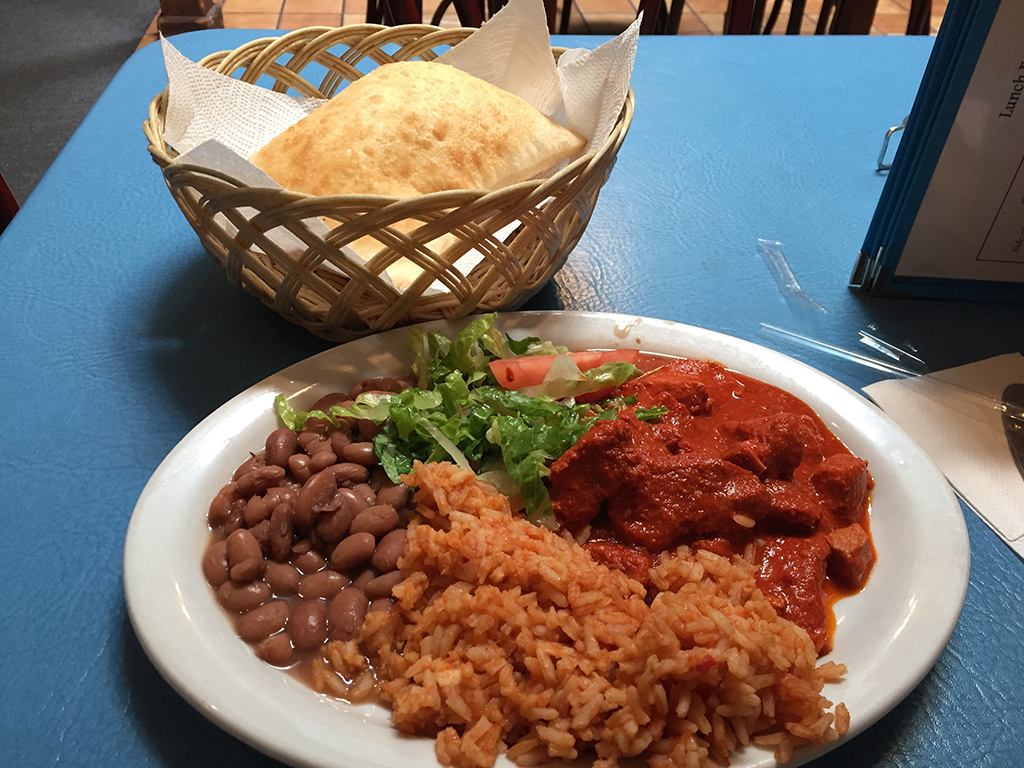
#> input picture Image_SVD/image_color/sample_color.jpg, 1024 x 768 px
$ python image_hosvd_color.py
#> lines starting #> are read from the running program, lines starting #| are printed output that depends on the picture; long printed decimals are rounded
#!/usr/bin/env python
# coding: utf-8

# In[1]:


# Image compression by HOSVD
# for color image
# 2017, 2018 Tsuyoshi Okubo
# 2019, modified by TO
# 2020, modified by TO


# By using the low rank approximation of 3-rank tensor through HOSVD, perform data compression of a color image.
#
# You can change sample image by modifying file open "sample_color.jpg".
#
# Also, you can set the rank of approximation by varying "chi".
#
# Let's see, how the image changes when you change the rank.

# In[2]:


## import libraries
from PIL import Image ## Python Imaging Library
import numpy as np ## numpy
#get_ipython().run_line_magic('matplotlib', 'inline')
import matplotlib.pyplot as plt


# In[3]:


## Rank for the low rank approximation
chi = 100


# In[4]:


img = Image.open("./sample_color.jpg") ## load image
#> img is the input picture: PIL image 1024x768 RGB; mean R, G, B 122.3, 111, 103.6
#img = Image.open("./sample_color2.jpg") ## load image
#img.show(title="Original") ## show image
img.save("./img_original.png") ## save image


# In[5]:


array = np.array(img,dtype=float) ## convert to ndarray
print("Array shape:" +repr(array.shape)) ## print array shape
#| Array shape:(768, 1024, 3)


# In[6]:


array_truncated = np.zeros(array.shape)


# In[7]:


## hosvd for tensor

## row
matrix = np.reshape(array,(array.shape[0],array.shape[1]*array.shape[2]))
u,s,vt = np.linalg.svd(matrix[:,:],full_matrices=False) ## svd
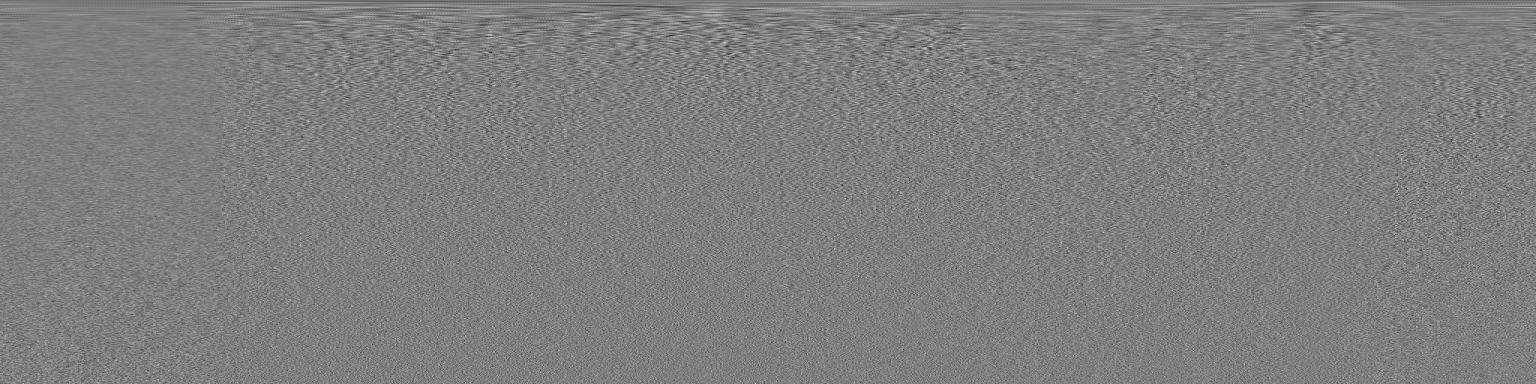
#> vt: shape (768, 3072) float64 (shown at 1/2 size); min -0.0985, max 0.0987, mean -1.74e-05; drawn with min black and max white
#> s = 768 values, max 179200.5 at index 0, min 44.72 at index 767, mean 1370.1

#truncation
u1 = u[:,:chi]

## column
matrix = np.reshape(np.transpose(array,(1,0,2)),(array.shape[1],array.shape[0]*array.shape[2]))
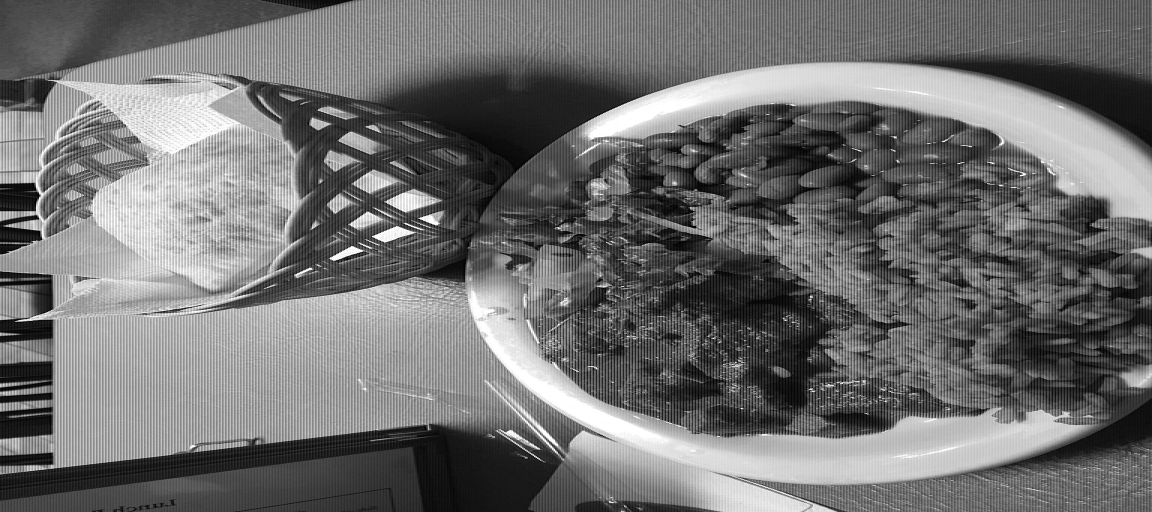
#> matrix: shape (1024, 2304) float64 (shown at 1/2 size); min 0, max 255, mean 112.3
u,s,vt = np.linalg.svd(matrix[:,:],full_matrices=False) ## svd
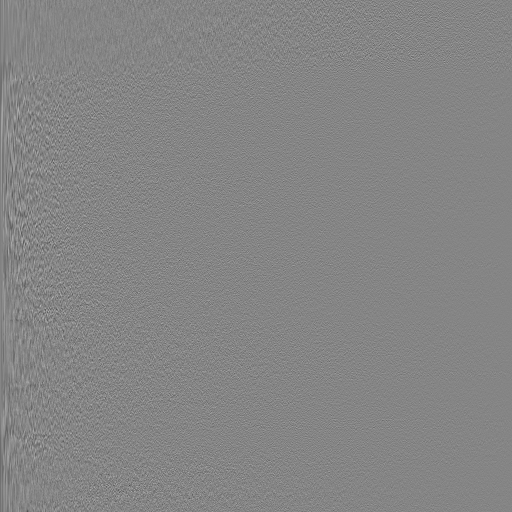
#> u: shape (1024, 1024) float64 (shown at 1/2 size); min -0.254, max 0.233, mean -3.21e-05; drawn with min black and max white
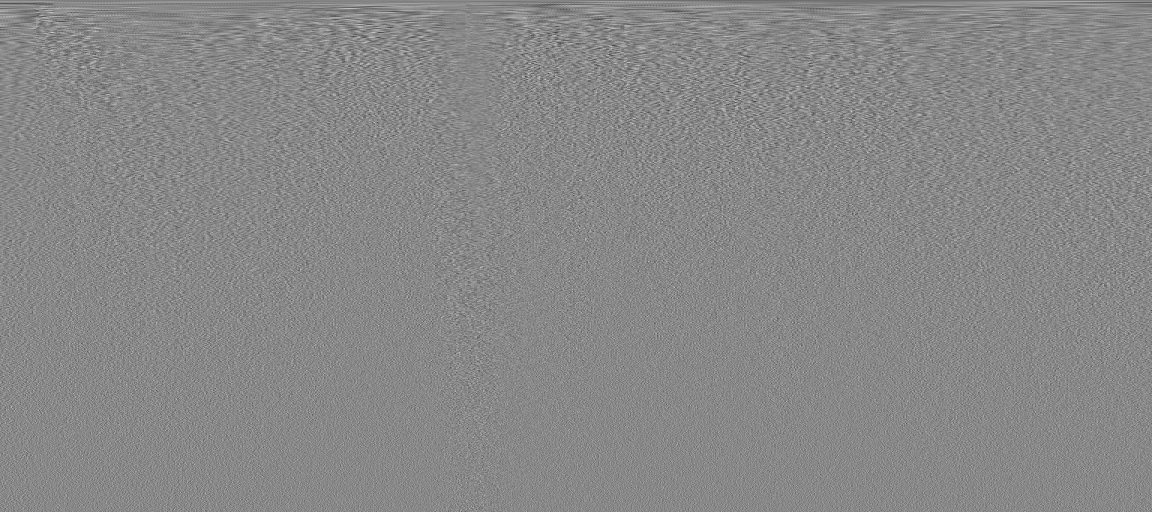
#> vt: shape (1024, 2304) float64 (shown at 1/2 size); min -0.13, max 0.113, mean -2.56e-05; drawn with min black and max white
#> s = 1024 values, max 177741 at index 0, min 18.24 at index 1023, mean 1060.4

#truncation
u2 = u[:,:chi]
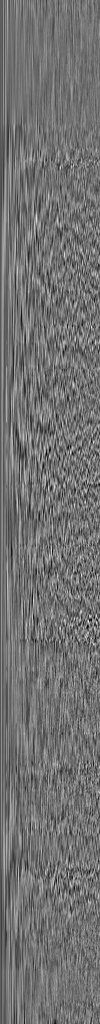
#> u2: shape (1024, 100) float64; min -0.138, max 0.17, mean -0.000337; drawn with min black and max white

## for RGB we do not truncate
## make projectors
p1 = np.dot(u1,(u1.conj()).T)
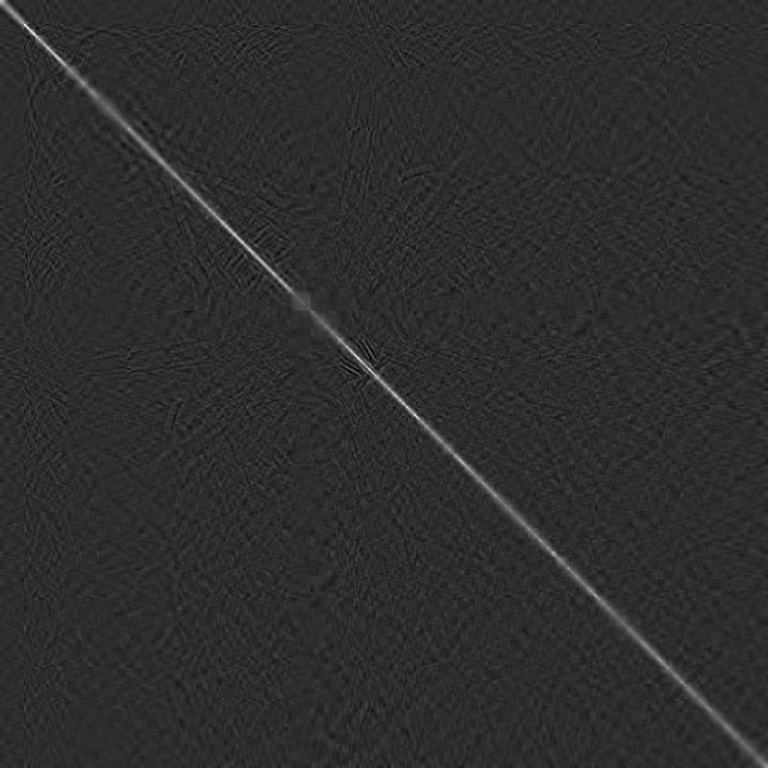
#> p1: shape (768, 768) float64; min -0.0607, max 0.284, mean 0.0013; drawn with min black and max white
p2 = np.dot(u2,(u2.conj()).T)


# In[8]:


## make truncated array
array_truncated = np.tensordot(np.tensordot(array,p1,axes=(0,1)),p2,axes=(0,1)).transpose(1,2,0)
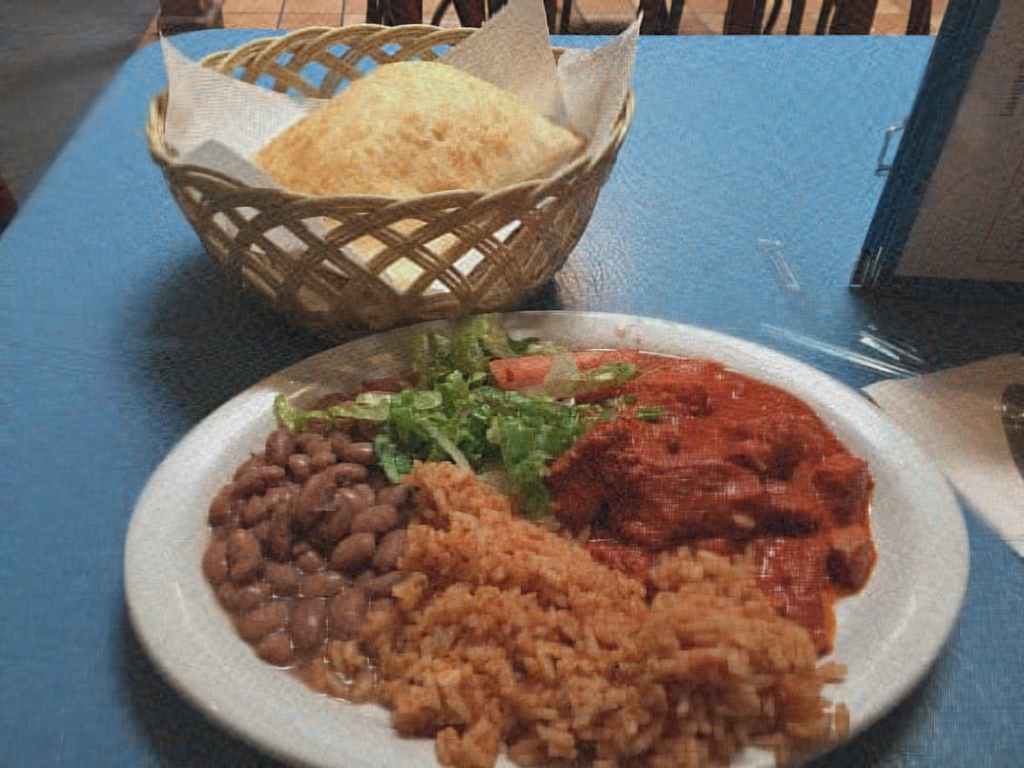
#> array_truncated: shape (768, 1024, 3) float64; mean R, G, B 122.3, 111, 103.6; drawn with min black and max white

normalized_distance = np.sqrt(np.sum((array-array_truncated)**2))/np.sqrt(np.sum(array**2))
#> normalized_distance = 0.0878
print("Low rank approximation by SVD with chi=" +repr(chi))
print("Normalized distance:" +repr(normalized_distance)) ## print normalized distance
#| Normalized distance:0.08783


# In[9]:


img_truncated = Image.fromarray(np.uint8(np.clip(array_truncated,0,255))) ## convert to RGB
#img_truncated.show(title="Truncated") ## show image
img_truncated.save("./img_truncated.png") ## save compressed image
#img_truncated.save("./img_truncated.jpg") ## save compressed image in jpg


# In[10]:


plt.figure(figsize=(array.shape[1]*0.01,array.shape[0]*0.01))
plt.axis("off")
plt.title("Original")
plt.imshow(img)

plt.figure(figsize=(array_truncated.shape[1]*0.01,array_truncated.shape[0]*0.01))
plt.axis("off")
plt.title("Compressed")
plt.imshow(img_truncated)

plt.show()

$ run again, with Image_SVD/image_color/sample_color2.jpg copied over Image_SVD/image_color/sample_color.jpg
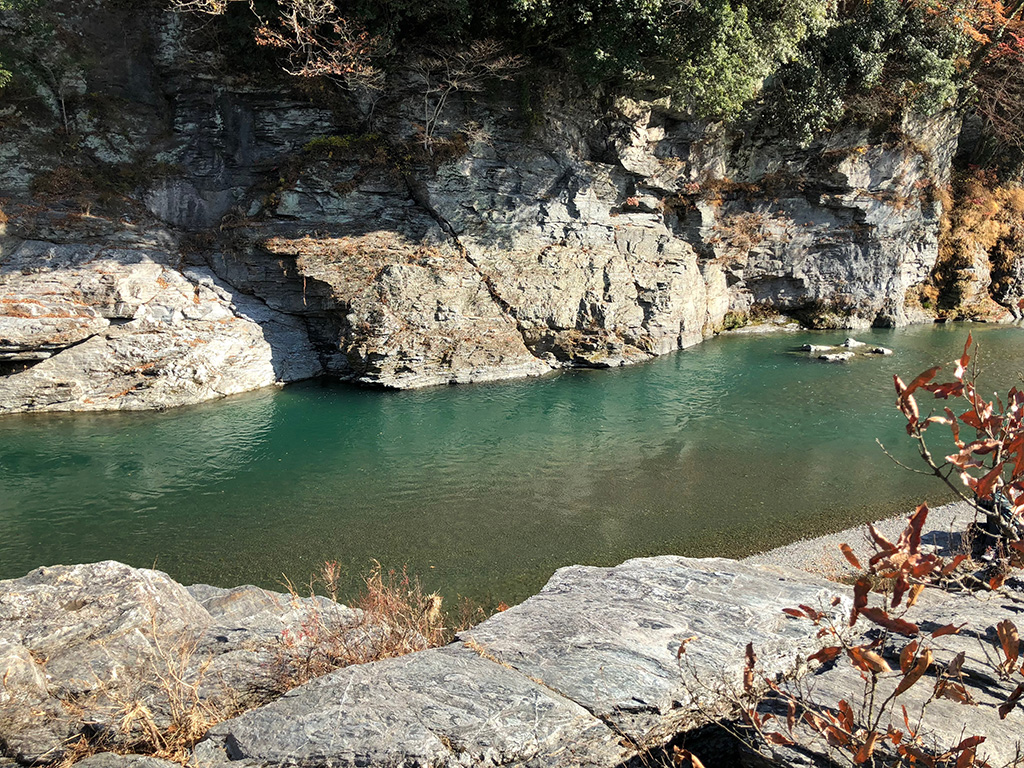
#> input picture Image_SVD/image_color/sample_color2.jpg, 1024 x 768 px
#> img is the input picture: PIL image 1024x768 RGB; mean R, G, B 112.7, 111, 96
#| Array shape:(768, 1024, 3)
#> `u,s,vt = np.linalg.svd(matrix[:,:],full_matrices=False)`: s = 768 values, max 175678 at index 0, min 88.12 at index 767, mean 1949.1
#> `u,s,vt = np.linalg.svd(matrix[:,:],full_matrices=False)`:
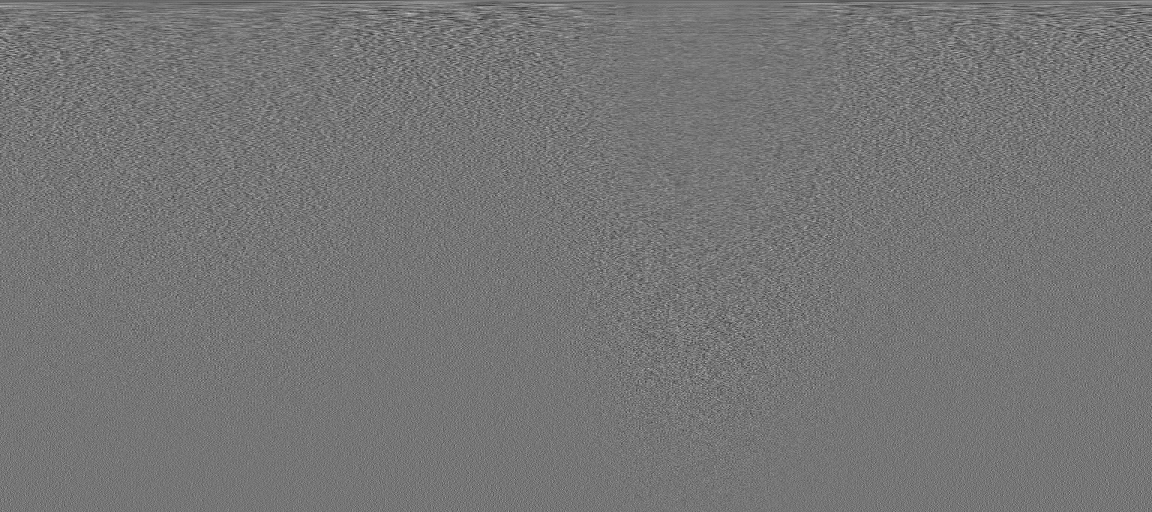
#> vt: shape (1024, 2304) float64 (shown at 1/2 size); min -0.112, max 0.13, mean -2.46e-05; drawn with min black and max white
#> `u,s,vt = np.linalg.svd(matrix[:,:],full_matrices=False)`: s = 1024 values, max 175728.4 at index 0, min 23.69 at index 1023, mean 1480.5
#> normalized_distance = 0.185
#| Normalized distance:0.1849
#> `img_truncated = Image.fromarray(np.uint8(np.clip(array_truncated,0,255..`:
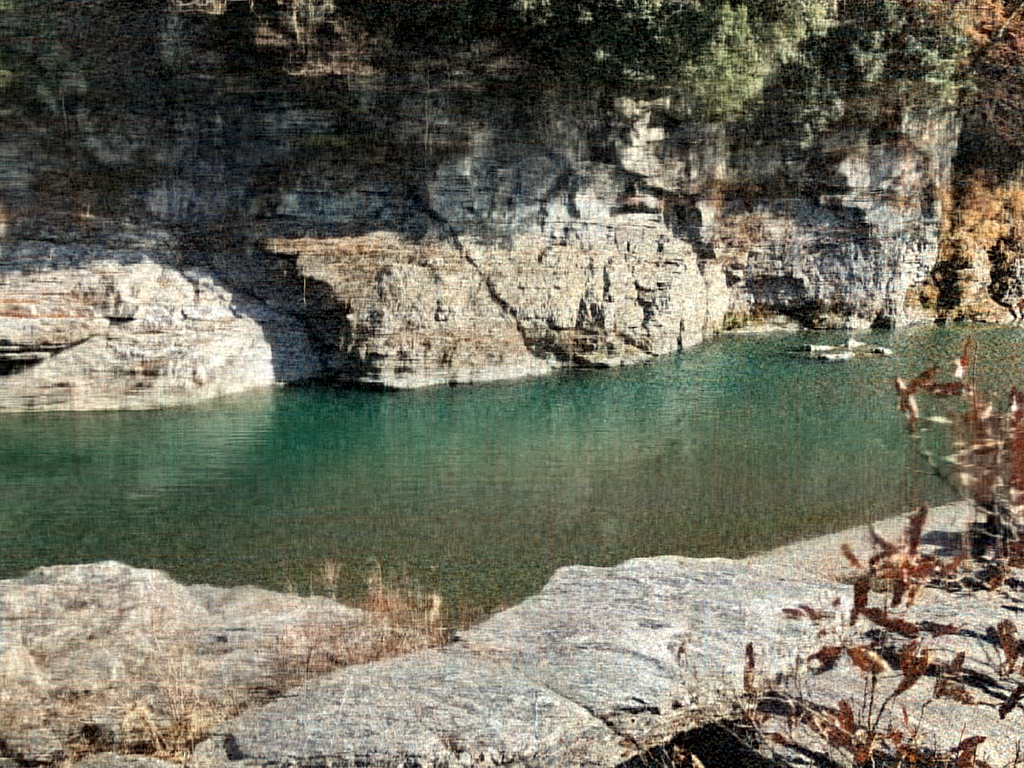
#> img_truncated: PIL image 1024x768 RGB; mean R, G, B 112.2, 110.6, 95.7
